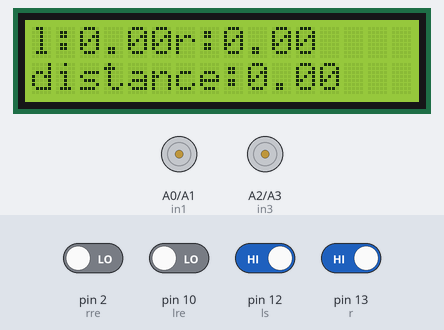
The sketch below on a simulated Arduino Uno, built with avr-gcc and run on an emulated ATmega328P. Shown: 16×2 character LCD, motor-driver pin pairs drawn as motors (green arrow = first pin HIGH = forward, orange = second pin HIGH = backward, longer = more drive, scaled by the enable pin). Inputs (shaded band) come from the test bench; at power-on: pin 12 (ls), pin 13 (r) HIGH, pin 2 (rre), pin 10 (lre) LOW.

Above: at 1.2 s.
1.3 s: pin 12 (ls) driven LOW
At 1.6 s:
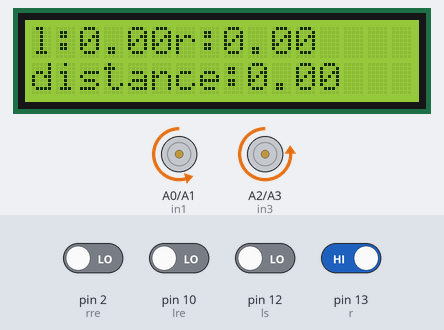
2.8 s: pin 13 (r) driven LOW
At 4.0 s:
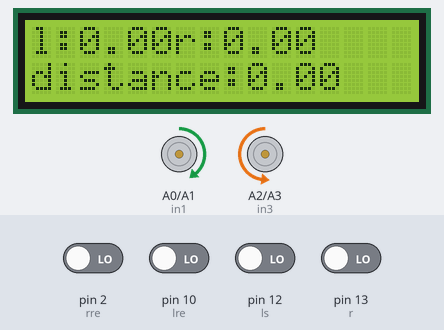
4.3 s: pin 12 (ls) driven HIGH
At 5.1 s:
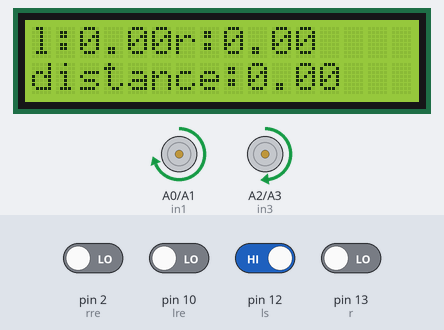
Timing chart, 0 to 7.3 s (numbered marks = the images above; inputs shaded):
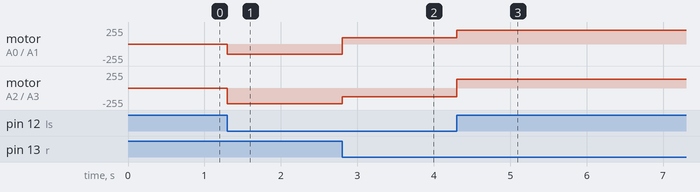

Measured:
- after the input at 1.3 s, motor on A0 (in1) / A1 (in2): stopped → backward 155/255 at once; motor on A2 (in3) / A3 (in4): stopped → backward 235/255 at once
- after the input at 2.8 s, motor on A0 (in1) / A1 (in2): backward 155/255 → forward 95/255 at once; motor on A2 (in3) / A3 (in4): backward 235/255 → backward 130/255 at once
- after the input at 4.3 s, motor on A0 (in1) / A1 (in2): forward 95/255 → forward 210/255 at once; motor on A2 (in3) / A3 (in4): backward 130/255 → forward 130/255 at once

The sketch:

IR_Sensors_and_Rotary_Encoders.ino
```cpp
#include <LiquidCrystal.h>
#include <Wire.h>

const int rs = 8, en = 9, d4 = 4, d5 = 5, d6 = 6, d7 = 7, BL = 10;

LiquidCrystal lcd_1 (rs, en, d4, d5, d6, d7);

int in1 = A0; // right motor
int in2 = A1; // right motor
int in3 = A2; // left motor
int in4 = A3; // left motor
int ena = 3;
int enb = 11;
int ls = 12; // left IR sensor
int r = 13; // right IR sensor
int lre = 10; // left rotary encoder
int rre = 2; // right rotary encoder
int diskslots = 40;
int counter1 = 0;
int counter2 = 0;
int initial1 = 0;
int initial2 = 0;
float distance = 0.0;
float distance1 = 0.0;
float distance2 = 0.0;
float circumference = 6.7*3.142;

void setup() {

  pinMode(in1, OUTPUT);
  pinMode(in2, OUTPUT);
  pinMode(in3, OUTPUT);
  pinMode(in4, OUTPUT);
  pinMode(ena, OUTPUT);
  pinMode(enb, OUTPUT);
  pinMode(ls, INPUT);
  pinMode(r, INPUT);
  pinMode(lre, INPUT);
  pinMode(rre, INPUT);
  int initial1 = digitalRead(lre);
  int initial2 = digitalRead(rre);
  lcd_1.begin(16, 2);

}

void loop() {

  if (digitalRead(ls)==LOW && digitalRead(r)==LOW){
    forward();
    count1();
  }
  if (digitalRead(ls)==HIGH && digitalRead(r)==LOW){
    turnLeft();
    count1();
  }
  if (digitalRead(ls)==LOW && digitalRead(r)==HIGH){
    turnRight();
    count1();
  }
  if (digitalRead(ls)==HIGH && digitalRead(r)==HIGH){
    stop();
  }

  distance1=counter1/diskslots*circumference/100;
  distance2=counter2/diskslots*circumference/100;
  float average=(distance1+distance2)/2;
  lcd_1.setCursor(0, 0);
  lcd_1.print("l:");lcd_1.print(distance1,2);
  lcd_1.print("r:");lcd_1.print(distance2,2);
  lcd_1.setCursor(0, 1);
  lcd_1.print("distance:");lcd_1.print(distance,2);

}

void count1(){
  int final1 = digitalRead(lre);
  if (final1 != initial1){
    counter1 ++;
    initial1 = final1;
  }
}

void count2(){
  int final2 = digitalRead(rre);
  if (final2 != initial2){
    counter2 ++;
    initial2 = final2;
  }
}

void forward (){
  analogWrite(ena,95);
  digitalWrite(in1,HIGH);
  digitalWrite(in2,LOW);
  analogWrite(enb,130);
  digitalWrite(in3,LOW);
  digitalWrite(in4,HIGH);
}

void turnLeft (){
  analogWrite(ena,210);
  digitalWrite(in1,HIGH);
  digitalWrite(in2,LOW);
  analogWrite(enb,130);
  digitalWrite(in3,HIGH);
  digitalWrite(in4,LOW);
}

void turnRight (){
  analogWrite(ena,155);
  digitalWrite(in1,LOW);
  digitalWrite(in2,HIGH);
  analogWrite(enb,235);
  digitalWrite(in3,LOW);
  digitalWrite(in4,HIGH);
}

void stop (){
  analogWrite(ena,0);
  analogWrite(enb,0);
  digitalWrite(in1,LOW);
  digitalWrite(in2,LOW);
  digitalWrite(in3,LOW);
  digitalWrite(in4,LOW);
}
```
